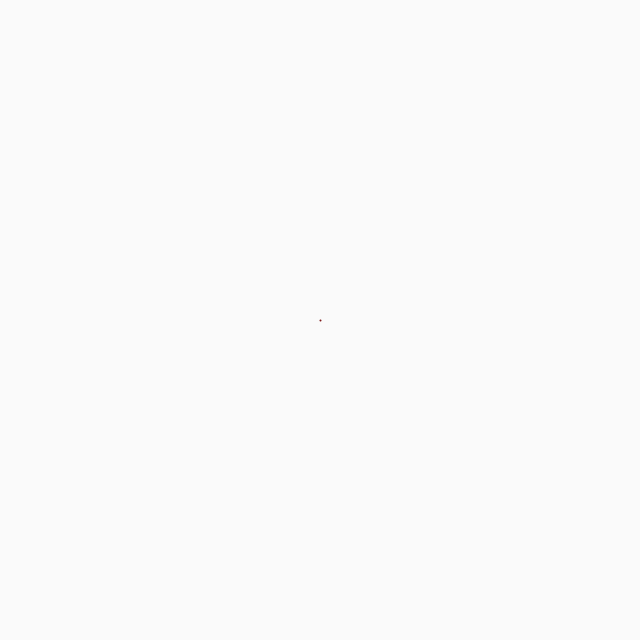
Frame 1 (no input)
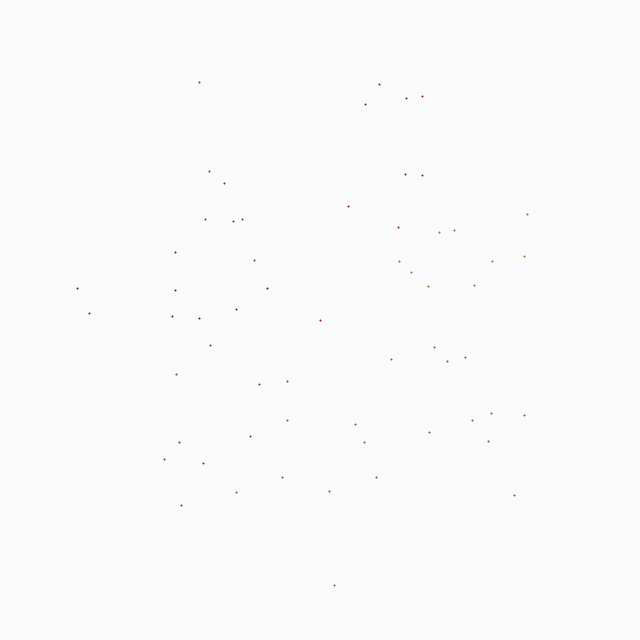
Frame 60 (the mouse pressed at the canvas centre just before this capture)
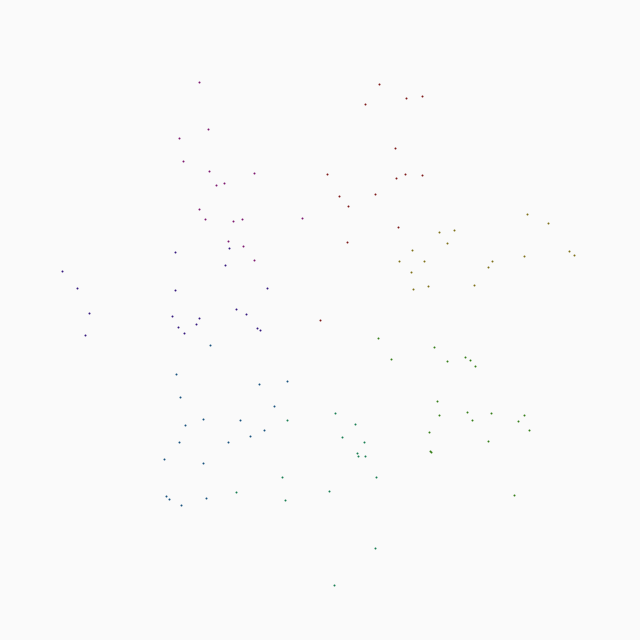
Frame 120 (the mouse held since frame 60 and released just before this capture)

The Processing sketch that drew these frames (run headless with seeded random() and noise(); from frame 60 on, the mouse is pressed at the canvas centre):

// Processing sketch: Chaos
// ── Chaos.pde
ChaosGame chaosGame;
int count = 1;

void setup(){
    size(640, 640);
    background(250);
    chaosGame = new ChaosGame(7, width/2, height/2, width*0.6);
}

void draw(){
    if(frameCount % (4*60) == 0) count++;
    
    for(int i = 0; i<count; i++){
        chaosGame.update();
        chaosGame.draw();
    }
}

// ── ChaosGame.pde
class ChaosGame{
    int vertices;
    float cx, cy;
    PVector[] points;
    PVector lastPoint;
    int lastVertice;
    float ratio;
    float R;
    color[] colors;
    
    ChaosGame(int vertices, float cx, float cy, float R){
        this.vertices = vertices;
        this.cx = cx;
        this.cy = cy;
        this.R = R;
        points = new PVector[vertices];
        colors = new color[vertices];
        colorMode(HSB, 360, 100, 100);
        
        for(int i = 0; i<vertices; i++){
            float angle = i*TWO_PI/vertices - PI/2.0;
            points[i] = PVector.fromAngle(angle);
            points[i].mult(R);
            colors[i] = color(i*360.0/vertices, 80, 50);
        }
        ratio = 0.5;
    }
    
    void update(){
        if(lastPoint == null){
            lastPoint = new PVector(0.0, 0.0);
            lastVertice = -1;
            return;
        }
        
        int nextVertice;
        do{
            nextVertice = (int) random(vertices);
        }while(!okay(nextVertice));
        
        PVector v1 = PVector.mult(lastPoint, ratio);
        PVector v2 = PVector.mult(points[nextVertice], 1.0-ratio);
        lastPoint = PVector.add(v1, v2);
        lastVertice = nextVertice;
    }
    
    boolean okay(int nextVertice){
        if(lastVertice == -1) return true;
        
        for(int i = 0; i<=vertices/2; i++){
            if(nextVertice == (lastVertice + i) % vertices) return false;
        }
        
        return true;
    }
    
    void draw(){
        pushMatrix();
        translate(cx, cy);
        
        PVector tmp = lastPoint.copy();
        tmp.rotate(-TWO_PI/vertices/2.0);
        
        int c = 0;
        float best = 1000.0;
        for(int i = 0; i<vertices; i++){
            float angle = PVector.angleBetween(tmp, points[i]);
            if(angle < best){
                best = angle;
                c = i;
            }
        }
        
        stroke(colors[c]);
        strokeWeight(2);
        point(lastPoint.x, lastPoint.y);
        
        popMatrix();
    }
}
